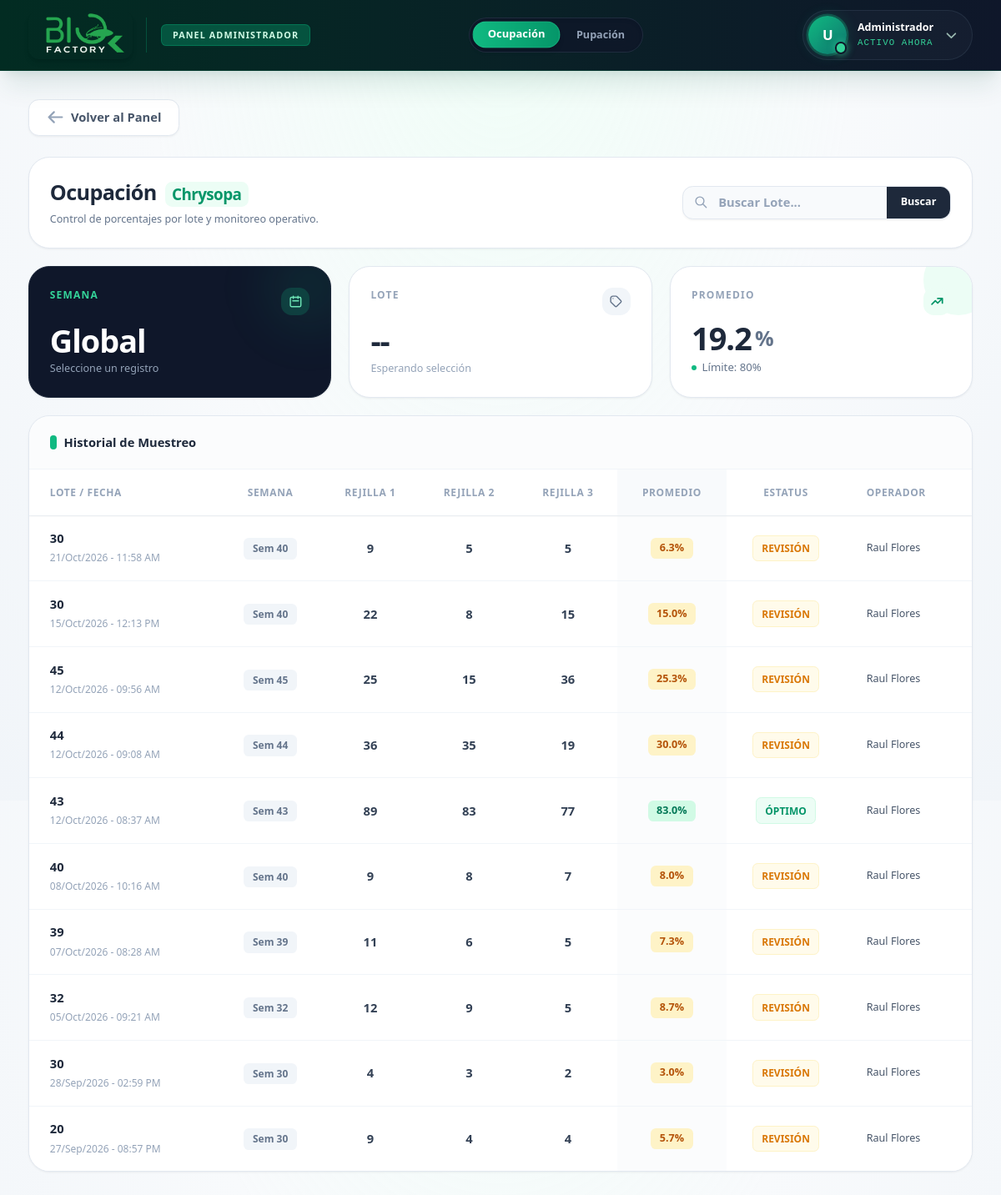
The page /admin/ocupacion on the database its author committed.
### tables this page shows
CREATE TABLE PROD_DETALLE_CHRYSOPA (
    id_detallechr INTEGER PRIMARY KEY AUTOINCREMENT,
    id_lote INTEGER,
    semana INTEGER,
    id_operador INTEGER,
    fecha_registro DATETIME
);

CREATE TABLE USUARIOS (
    id_usuario INTEGER PRIMARY KEY AUTOINCREMENT,
    id_area INTEGER,
    nombre_usuario VARCHAR(150) NOT NULL,
    puesto VARCHAR(100),
    nip_firma VARCHAR(50)
, estatus TEXT DEFAULT 'Activo');

### routes/admin.py (the view)
@admin_bp.route('/ocupacion')
def ocupacion():
    termino_busqueda = request.args.get('buscar', '').strip()
    try:
        conn = get_db_connection()
        cursor = conn.cursor()
        query = """
            SELECT P.id_detallechr, P.id_lote, P.semana, P.fecha_registro, U.nombre_usuario
            FROM PROD_DETALLE_CHRYSOPA P
            JOIN USUARIOS U ON P.id_operador = U.id_usuario
            WHERE P.id_detallechr IN (SELECT DISTINCT id_detallechr FROM OCUPACION)
        """
        parametros = []
        if termino_busqueda:
            query += " AND P.id_lote LIKE ?"
            parametros.append(f"%{termino_busqueda}%")
        query += " ORDER BY P.id_detallechr DESC LIMIT 30"
        cursor.execute(query, parametros)
        lotes = cursor.fetchall()
        historial = []
        suma_promedios = 0
        for lote in lotes:
            cursor.execute("SELECT numero_orificio, cantidad FROM OCUPACION WHERE id_detallechr = ?", (lote['id_detallechr'],))
            orificios = cursor.fetchall()
            r1 = sum(1 for o in orificios if 1 <= o['numero_orificio'] <= 100 and o['cantidad'] > 0)
            r2 = sum(1 for o in orificios if 101 <= o['numero_orificio'] <= 200 and o['cantidad'] > 0)
            r3 = sum(1 for o in orificios if 201 <= o['numero_orificio'] <= 300 and o['cantidad'] > 0)
            promedio = round((r1 + r2 + r3) / 3, 1)
            suma_promedios += promedio
            try:
                fecha_obj = datetime.strptime(lote['fecha_registro'], '%Y-%m-%d %H:%M:%S')
                fecha_str = fecha_obj.strftime('%d/%b/%Y - %I:%M %p')
                fecha_iso = fecha_obj.strftime('%Y-%m-%d')
            except:
                fecha_str = fecha_iso = lote['fecha_registro']
            estatus = "Óptimo" if promedio >= 80.0 else "Requiere Revisión"
            historial.append({
                'lote': lote['id_lote'], 'semana': lote['semana'],
                'fecha_str': fecha_str, 'fecha_iso': fecha_iso, 'operador': lote['nombre_usuario'],
                'r1': r1, 'r2': r2, 'r3': r3, 'promedio': promedio, 'estatus': estatus
            })
        promedio_global = round(suma_promedios / len(historial), 1) if historial else 0.0
        conn.close()
    except Exception as e:
        print("Error en admin ocupacion:", e)
        historial = []; promedio_global = 0.0
    return render_template('admin/chrysopa/ocupacion.html', historial=historial, promedio_global=promedio_global)

### templates/admin/chrysopa/ocupacion.html (shortened to what this page needs)
{% extends "admin/base_admin.html" %}
{% block navbar_menu %}
<div class="w-full max-w-full overflow-x-auto hide-scroll flex justify-start sm:justify-center px-3 py-1">
    <div
        class="inline-flex items-center gap-1 p-1 bg-slate-900/80 rounded-full border border-slate-700/50 backdrop-blur-md shadow-inner flex-nowrap min-w-max">
        <a href="{{ url_for('admin.ocupacion') }}"
            class="px-4 py-1.5 rounded-full text-xs font-black text-white bg-gradient-to-r from-emerald-500 to-emerald-600 shadow-md border border-emerald-400/30 scale-[1.03] transition-all cursor-default whitespace-nowrap">
            Ocupación
        </a>
        <a href="{{ url_for('admin.pupacion') }}"
            class="px-4 py-1.5 rounded-full text-xs font-bold text-slate-400 hover:text-white hover:bg-slate-800/80 transition-all whitespace-nowrap">
            Pupación
        </a>
    </div>
</div>
{% endblock %}
{% block content %}
<div class="w-full max-w-6xl mx-auto flex flex-col gap-5 pb-16 mb-8">
    <div
        class="flex flex-col md:flex-row justify-between items-start md:items-center bg-white p-6 rounded-3xl shadow-sm border border-slate-200 gap-4">
        <div>
            <h1 class="text-2xl font-black text-slate-800 tracking-tight">Ocupación <span
                    class="text-emerald-600 font-bold text-lg bg-emerald-50 px-2 py-0.5 rounded-lg ml-1">Chrysopa</span>
            </h1>
            <p class="text-xs text-slate-500 font-medium mt-1.5">Control de porcentajes por lote y monitoreo operativo.
            </p>
        </div>
        <div class="flex items-center justify-end gap-3 w-full md:w-auto ml-auto">
            <form action="{{ url_for('admin.ocupacion') }}" method="GET"
                class="flex items-center bg-slate-50 border border-slate-200 rounded-xl overflow-hidden shadow-sm">
                <div class="px-3 text-slate-400">
                    <svg class="w-4 h-4" fill="none" stroke="currentColor" viewBox="0 0 24 24">
                        <path stroke-linecap="round" stroke-linejoin="round" stroke-width="2"
                            d="M21 21l-6-6m2-5a7 7 0 11-14 0 7 7 0 0114 0z"></path>
                    </svg>
                </div>
                <input type="text" name="buscar" value="{{ request.args.get('buscar', '') }}"
                    placeholder="Buscar Lote..."
                    class="bg-transparent border-none text-sm font-bold text-slate-700 placeholder:text-slate-400 outline-none focus:ring-0 py-2 w-32 md:w-48">
                <button type="submit"
                    class="px-4 py-2.5 bg-slate-800 hover:bg-slate-900 text-white text-xs font-bold transition-all">
                    Buscar
                </button>
            </form>
        </div>
    </div>
    <div class="grid grid-cols-1 md:grid-cols-3 gap-5">
        <div
            class="bg-slate-900 p-6 rounded-3xl shadow-sm border border-slate-800 relative overflow-hidden flex flex-col justify-between min-h-[130px]">
            <div class="absolute -right-6 -top-6 w-24 h-24 bg-emerald-500/10 rounded-full blur-xl pointer-events-none">
            </div>
            <div class="relative z-10 flex justify-between items-start">
                <h3 class="text-emerald-400 text-[10px] font-bold uppercase tracking-widest">Semana</h3>
                <div class="w-8 h-8 rounded-xl bg-emerald-500/20 text-emerald-300 flex items-center justify-center">
                    <svg class="w-4 h-4" fill="none" stroke="currentColor" viewBox="0 0 24 24">
                        <path stroke-linecap="round" stroke-linejoin="round" stroke-width="2"
                            d="M8 7V3m8 4V3m-9 8h10M5 21h14a2 2 0 002-2V7a2 2 0 00-2-2H5a2 2 0 00-2 2v12a2 2 0 002 2z">
                        </path>
                    </svg>
                </div>
            </div>
            <div class="relative z-10 mt-auto pt-2">
                <p id="valSemana" class="text-4xl font-black text-white tracking-tight leading-none">Global</p>
                <span id="subSemana" class="text-xs text-slate-400 font-medium mt-1.5 block">Seleccione un
                    registro</span>
            </div>
        </div>
        <div
            class="bg-white p-6 rounded-3xl shadow-sm border border-slate-200 relative overflow-hidden flex flex-col justify-between min-h-[130px]">
            <div class="relative z-10 flex justify-between items-start">
                <h3 class="text-slate-400 text-[10px] font-bold uppercase tracking-widest">Lote</h3>
                <div class="w-8 h-8 rounded-xl bg-slate-100 text-slate-500 flex items-center justify-center">
                    <svg class="w-4 h-4" fill="none" stroke="currentColor" viewBox="0 0 24 24">
                        <path stroke-linecap="round" stroke-linejoin="round" stroke-width="2"
                            d="M7 7h.01M7 3h5c.512 0 1.024.195 1.414.586l7 7a2 2 0 010 2.828l-7 7a2 2 0 01-2.828 0l-7-7A1.994 1.994 0 013 12V7a4 4 0 014-4z">
                        </path>
                    </svg>
                </div>
            </div>
            <div class="relative z-10 mt-auto pt-2">
                <p id="valLote" class="text-4xl font-black text-slate-800 tracking-tight leading-none">--</p>
                <span id="subLote" class="text-xs text-slate-400 font-medium mt-1.5 block">Esperando selección</span>
            </div>
        </div>
        <div
            class="bg-white p-6 rounded-3xl shadow-sm border border-slate-200 relative overflow-hidden flex flex-col justify-between min-h-[130px]">
            <div class="relative z-10 flex justify-between items-start">
                <h3 class="text-slate-400 text-[10px] font-bold uppercase tracking-widest">Promedio</h3>
                <div id="iconBoxPromedio"
                    class="w-8 h-8 rounded-xl bg-emerald-50 text-emerald-600 flex items-center justify-center transition-colors duration-500">
                    <svg class="w-4 h-4" fill="none" stroke="currentColor" viewBox="0 0 24 24">
                        <path stroke-linecap="round" stroke-linejoin="round" stroke-width="2.5"
                            d="M13 7h8m0 0v8m0-8l-8 8-4-4-6 6"></path>
                    </svg>
                </div>
            </div>
            <div class="relative z-10 mt-auto pt-2">
                <div class="flex items-end gap-1">
                    <p id="valPromedio"
                        class="text-4xl font-black text-slate-800 tracking-tight leading-none transition-colors duration-500"
                        data-global="{{ promedio_global }}">{{ promedio_global }}</p>
                    <span id="symbolPromedio"
                        class="text-2xl font-bold text-slate-500 mb-0.5 transition-colors duration-500">%</span>
                </div>
                <div class="flex items-center gap-1.5 mt-1.5">
                    <div id="dotPromedio"
                        class="w-1.5 h-1.5 rounded-full bg-emerald-500 transition-colors duration-500"></div>
                    <span id="subPromedio" class="text-[11px] text-slate-500 font-medium transition-colors">Límite:
                        80%</span>
                </div>
            </div>
        </div>
    </div>
    <div class="bg-white rounded-3xl shadow-sm border border-slate-200 overflow-hidden flex flex-col flex-1">
        <div class="bg-slate-50/50 px-6 py-5 border-b border-slate-100 flex justify-between items-center">
            <h2 class="text-sm font-extrabold text-slate-800 flex items-center gap-2">
                <div class="w-2 h-4 bg-emerald-500 rounded-full"></div>
                Historial de Muestreo
            </h2>
        </div>
        <div class="overflow-x-auto overflow-y-auto max-h-[55vh]" id="scrollTable">
            <table class="min-w-full divide-y divide-slate-100 text-sm">
                <thead class="bg-white text-slate-400 sticky top-0 z-10 shadow-sm">
                    <tr>
                        <th class="px-6 py-4 text-left font-extrabold uppercase tracking-wider text-[10px]">Lote / Fecha
                        </th>
                        <th class="px-4 py-4 text-center font-extrabold uppercase tracking-wider text-[10px]">Semana
                        </th>
                        <th class="px-4 py-4 text-center font-extrabold uppercase tracking-wider text-[10px]">Rejilla 1
                        </th>
                        <th class="px-4 py-4 text-center font-extrabold uppercase tracking-wider text-[10px]">Rejilla 2
                        </th>
                        <th class="px-4 py-4 text-center font-extrabold uppercase tracking-wider text-[10px]">Rejilla 3
                        </th>
                        <th
                            class="px-4 py-4 text-center font-extrabold uppercase tracking-wider text-[10px] bg-slate-50">
                            Promedio</th>
                        <th class="px-4 py-4 text-center font-extrabold uppercase tracking-wider text-[10px]">Estatus
                        </th>
                        <th class="px-6 py-4 text-left font-extrabold uppercase tracking-wider text-[10px]">Operador
                        </th>
                    </tr>
                </thead>
                <tbody class="divide-y divide-slate-100 bg-white" id="lotesTableBody">
                    {% for reg in historial %}
                    <tr class="data-row hover:bg-slate-50 cursor-pointer transition-colors" data-lote="{{ reg.lote }}"
                        data-semana="{{ reg.semana }}" data-fecha="{{ reg.fecha_iso }}"
                        data-promedio="{{ reg.promedio }}" data-estado="{{ reg.estatus }}">
                        <td class="px-6 py-4 whitespace-nowrap">
                            <div class="font-bold text-slate-800 text-sm">{{ reg.lote }}</div>
                            <div class="text-[10px] text-slate-400 font-medium mt-0.5">{{ reg.fecha_str }}</div>
                        </td>
                        <td class="px-4 py-4 whitespace-nowrap text-center">
                            <span class="text-[10px] font-bold text-slate-500 bg-slate-100 px-2.5 py-1 rounded-md">Sem
                                {{ reg.semana }}</span>
                        </td>
                        <td class="px-4 py-4 whitespace-nowrap text-center">
                            <div class="text-slate-700 font-bold text-sm">{{ reg.r1 }}</div>
                        </td>
                        <td class="px-4 py-4 whitespace-nowrap text-center">
                            <div class="text-slate-700 font-bold text-sm">{{ reg.r2 }}</div>
                        </td>
                        <td class="px-4 py-4 whitespace-nowrap text-center">
                            <div class="text-slate-700 font-bold text-sm">{{ reg.r3 }}</div>
                        </td>
                        <td class="px-4 py-4 whitespace-nowrap text-center bg-slate-50/50">
                            <span
                                class="inline-flex items-center px-2.5 py-1 rounded-md text-xs font-black {% if reg.promedio >= 80.0 %}text-emerald-700 bg-emerald-100{% else %}text-amber-700 bg-amber-100{% endif %}">{{
                                reg.promedio }}%</span>
                        </td>
                        <td class="px-4 py-4 whitespace-nowrap text-center">
                            {% if reg.promedio >= 80.0 %}
                            <span
                                class="inline-flex items-center px-2.5 py-1 rounded-md text-[10px] font-extrabold bg-emerald-50 text-emerald-600 border border-emerald-100">ÓPTIMO</span>
                            {% else %}
                            <span
                                class="inline-flex items-center px-2.5 py-1 rounded-md text-[10px] font-extrabold bg-amber-50 text-amber-600 border border-amber-100">REVISIÓN</span>
                            {% endif %}
                        </td>
                        <td class="px-6 py-4 whitespace-nowrap text-slate-600 text-xs font-medium">{{ reg.operador }}
                        </td>
                    </tr>
                    {% else %}
                    <tr>
                        <td colspan="8" class="px-6 py-8 text-center text-slate-400 text-sm font-medium">Aún no hay
                            registros de ocupación en la base de datos.</td>
                    </tr>
                    {% endfor %}
                </tbody>
            </table>
        </div>
    </div>
</div>
{% endblock %}

### rows shown on the page
PROD_DETALLE_CHRYSOPA: lote "30", fecha_str "21/Oct/2026 - 11:58 AM", semana "40", r1 "9", r2 "5", r3 "5", promedio "6.3", shows "REVISIÓN", operador "Raul Flores"
PROD_DETALLE_CHRYSOPA: lote "30", fecha_str "15/Oct/2026 - 12:13 PM", semana "40", r1 "22", r2 "8", r3 "15", promedio "15.0", shows "REVISIÓN", operador "Raul Flores"
PROD_DETALLE_CHRYSOPA: lote "45", fecha_str "12/Oct/2026 - 09:56 AM", semana "45", r1 "25", r2 "15", r3 "36", promedio "25.3", shows "REVISIÓN", operador "Raul Flores"
PROD_DETALLE_CHRYSOPA: lote "44", fecha_str "12/Oct/2026 - 09:08 AM", semana "44", r1 "36", r2 "35", r3 "19", promedio "30.0", shows "REVISIÓN", operador "Raul Flores"
PROD_DETALLE_CHRYSOPA: lote "43", fecha_str "12/Oct/2026 - 08:37 AM", semana "43", r1 "89", r2 "83", r3 "77", promedio "83.0", shows "ÓPTIMO", operador "Raul Flores"
PROD_DETALLE_CHRYSOPA: lote "40", fecha_str "08/Oct/2026 - 10:16 AM", semana "40", r1 "9", r2 "8", r3 "7", promedio "8.0", shows "REVISIÓN", operador "Raul Flores"
PROD_DETALLE_CHRYSOPA: lote "39", fecha_str "07/Oct/2026 - 08:28 AM", semana "39", r1 "11", r2 "6", r3 "5", promedio "7.3", shows "REVISIÓN", operador "Raul Flores"
PROD_DETALLE_CHRYSOPA: lote "32", fecha_str "05/Oct/2026 - 09:21 AM", semana "32", r1 "12", r2 "9", r3 "5", promedio "8.7", shows "REVISIÓN", operador "Raul Flores"
PROD_DETALLE_CHRYSOPA: lote "30", fecha_str "28/Sep/2026 - 02:59 PM", semana "30", r1 "4", r2 "3", r3 "2", promedio "3.0", shows "REVISIÓN", operador "Raul Flores"
PROD_DETALLE_CHRYSOPA: lote "20", fecha_str "27/Sep/2026 - 08:57 PM", semana "30", r1 "9", r2 "4", r3 "4", promedio "5.7", shows "REVISIÓN", operador "Raul Flores"

### other values the page prints
{{ session.get('nombre', 'U')[0]|upper if session.get('nombre') else 'U' }} "U"
{{ session.get('nombre', 'Administrador') }} "Administrador"
{{ promedio_global }} "19.2"
